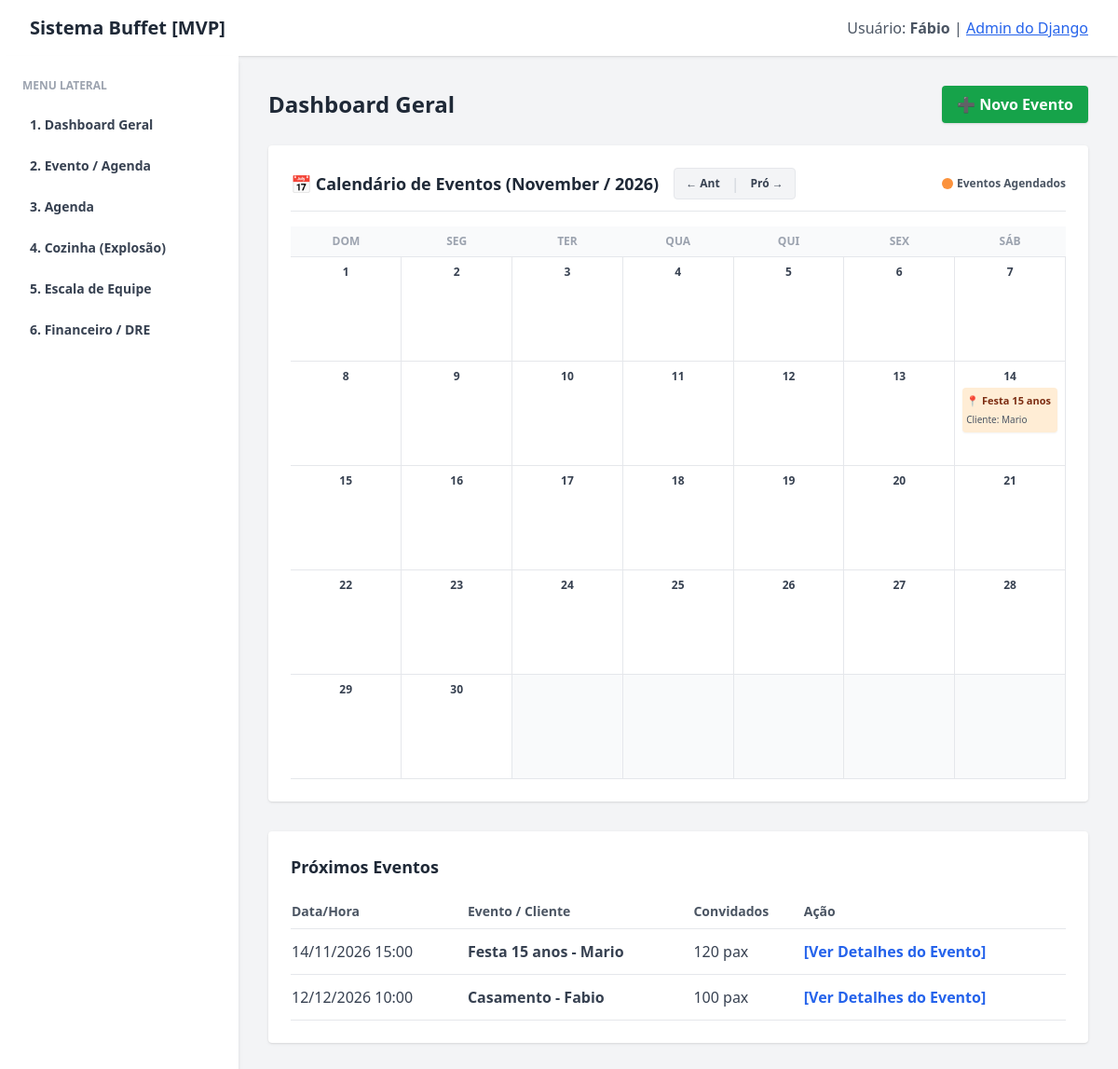
The page / on the database its author committed.
### buffet/models.py (models this page shows, shortened)
class Evento(models.Model):
    nome_cliente = models.CharField(max_length=150)
    nome_evento = models.CharField(max_length=150)  # Ex: Aniversário / Casamento
    data_hora = models.DateTimeField()
    numero_convidados = models.PositiveIntegerField()
    cardapio = models.ManyToManyField(Receita, blank=True)
    markup_aplicado = models.DecimalField(max_digits=5, decimal_places=2, default=2.50)
    preco_contrato = models.DecimalField(
        max_digits=10, decimal_places=2, blank=True, null=True
    )
    status = models.CharField(max_length=50, default='Em Negociação')

### buffet/views.py (the view)
# urls.py: path('', views.dashboard_view, name='dashboard'),
def dashboard_view(request):
  hoje = datetime.now()
  ano = int(request.GET.get('ano', hoje.year))
  mes = int(request.GET.get('mes', hoje.month))
  mes_ant = mes - 1
  ano_ant = ano
  if mes_ant < 1:
    mes_ant = 12
    ano_ant = ano - 1
  mes_prox = mes + 1
  ano_prox = ano
  if mes_prox > 12:
    mes_prox = 1
    ano_prox = ano + 1
  cal = calendar.Calendar(firstweekday=6)  # Começa no Domingo
  dias_mes = cal.monthdayscalendar(ano, mes)
  eventos_mes = Evento.objects.filter(
      data_hora__year=ano, data_hora__month=mes
  )
  eventos_por_dia = {}
  for ev in eventos_mes:
    dia = ev.data_hora.day
    if dia not in eventos_por_dia:
      eventos_por_dia[dia] = []
    eventos_por_dia[dia].append(ev)
  eventos = Evento.objects.all().order_by('data_hora')[:5]
  context = {
      'eventos': eventos,
      'ano': ano,
      'mes': mes,
      'mes_ant': mes_ant,
      'ano_ant': ano_ant,
      'mes_prox': mes_prox,
      'ano_prox': ano_prox,
      'nome_mes': calendar.month_name[mes],
      'dias_mes': dias_mes,
      'eventos_por_dia': eventos_por_dia,
  }
  return render(request, 'buffet/dashboard.html', context)

### buffet/templates/buffet/dashboard.html (shortened to what this page needs)
{% extends 'buffet/base.html' %}
{% block content %}
    <div class="flex justify-between items-center mb-6">
        <h2 class="text-2xl font-bold text-gray-800">Dashboard Geral</h2>
        <a href="{% url 'evento_criar' %}" class="bg-green-600 hover:bg-green-700 text-white font-bold px-4 py-2 rounded shadow flex items-center gap-2">
            ➕ Novo Evento
        </a>
    </div>
    <div class="bg-white rounded shadow p-6 mb-8">
        <div class="flex justify-between items-center mb-4 border-b pb-3">
            <div class="flex items-center gap-4">
                <h3 class="text-lg font-bold text-gray-800 flex items-center gap-2">
                    📅 Calendário de Eventos ({{ nome_mes }} / {{ ano }})
                </h3>
                <div class="flex items-center gap-1 bg-gray-100 rounded p-1 border">
                    <a href="?ano={{ ano_ant }}&mes={{ mes_ant }}" class="px-2 py-1 text-xs font-bold text-gray-700 hover:bg-gray-200 rounded" title="Mês Anterior">← Ant</a>
                    <span class="text-gray-300">|</span>
                    <a href="?ano={{ ano_prox }}&mes={{ mes_prox }}" class="px-2 py-1 text-xs font-bold text-gray-700 hover:bg-gray-200 rounded" title="Próximo Mês">Pró →</a>
                </div>
            </div>
            <div class="flex gap-4 text-xs font-semibold text-gray-600">
                <span class="flex items-center gap-1"><span class="w-3 h-3 bg-orange-400 rounded-full inline-block"></span> Eventos Agendados</span>
            </div>
        </div>
        <div class="overflow-x-auto">
            <table class="w-full border-collapse table-fixed text-center">
                <thead>
                    <tr class="text-gray-400 text-xs uppercase bg-gray-50 border-b">
                        <th class="py-2 w-[14.28%]">Dom</th>
                        <th class="py-2 w-[14.28%]">Seg</th>
                        <th class="py-2 w-[14.28%]">Ter</th>
                        <th class="py-2 w-[14.28%]">Qua</th>
                        <th class="py-2 w-[14.28%]">Qui</th>
                        <th class="py-2 w-[14.28%]">Sex</th>
                        <th class="py-2 w-[14.28%]">Sáb</th>
                    </tr>
                </thead>
                <tbody class="text-sm">
                    {% for semana in dias_mes %}
                    <tr class="border-b">
                        {% for dia in semana %}
                        <td class="h-28 align-top p-2 border-r relative {% if dia == 0 %}bg-gray-50{% endif %} overflow-hidden">
                            {% if dia != 0 %}
                                <span class="font-bold text-gray-700 text-xs block mb-1">{{ dia }}</span>
                                {% if eventos_por_dia %}
                                    {% for d, lista_ev in eventos_por_dia.items %}
                                        {% if d == dia %}
                                            <div class="space-y-1">
                                                {% for ev in lista_ev %}
                                                    <a href="{% url 'evento_detalhe' ev.id %}" class="block bg-orange-100 text-orange-900 text-[11px] p-1 rounded font-bold hover:bg-orange-200 text-left truncate shadow-sm" title="{{ ev.nome_evento }} - {{ ev.nome_cliente }}">
                                                        <div class="truncate">📍 {{ ev.nome_evento }}</div>
                                                        <div class="text-[10px] text-gray-600 font-normal truncate">Cliente: {{ ev.nome_cliente }}</div>
                                                    </a>
                                                {% endfor %}
                                            </div>
                                        {% endif %}
                                    {% endfor %}
                                {% endif %}
                            {% endif %}
                        </td>
                        {% endfor %}
                    </tr>
                    {% endfor %}
                </tbody>
            </table>
        </div>
    </div>
    <div class="bg-white rounded shadow p-6">
        <h3 class="text-lg font-bold text-gray-800 mb-4">Próximos Eventos</h3>
        <table class="w-full text-left border-collapse">
            <thead>
                <tr class="border-b text-gray-600 text-sm">
                    <th class="py-2">Data/Hora</th>
                    <th class="py-2">Evento / Cliente</th>
                    <th class="py-2">Convidados</th>
                    <th class="py-2">Ação</th>
                </tr>
            </thead>
            <tbody>
                {% for evento in eventos %}
                <tr class="border-b text-gray-700">
                    <td class="py-3">{{ evento.data_hora|date:"d/m/Y H:i" }}</td>
                    <td class="py-3 font-semibold">{{ evento.nome_evento }} - {{ evento.nome_cliente }}</td>
                    <td class="py-3">{{ evento.numero_convidados }} pax</td>
                    <td class="py-3"><a href="{% url 'evento_detalhe' evento.id %}" class="text-blue-600 hover:underline font-semibold">[Ver Detalhes do Evento]</a></td>
                </tr>
                {% empty %}
                <tr>
                    <td colspan="4" class="py-4 text-center text-gray-500">Nenhum evento cadastrado ainda.</td>
                </tr>
                {% endfor %}
            </tbody>
        </table>
    </div>
{% endblock %}

### rows shown on the page
Evento: nome_evento "Festa 15 anos", nome_cliente "Mario", data_hora "14/11/2026 15:00", numero_convidados "120"
Evento: data_hora "12/12/2026 10:00", nome_evento "Casamento", nome_cliente "Fabio", numero_convidados "100"

### other values the page prints
{{ nome_mes }} "November"
{{ ano }} "2026"
{{ dia }} "1" "2" "3" "4" "5" "6" "7" "8" "9" "10" "11" "12" "13" "14" "15" "16" "17" "18" "19" "20" "21" "22" "23" "24" "25" "26" "27" "28" "29" "30"
